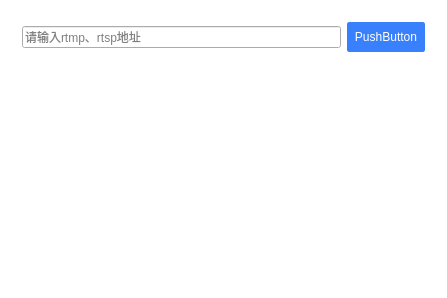
<?xml version="1.0" encoding="UTF-8"?>
<ui version="4.0">
 <class>DlgNetCamera</class>
 <widget class="QDialog" name="DlgNetCamera">
  <property name="geometry">
   <rect>
    <x>0</x>
    <y>0</y>
    <width>447</width>
    <height>298</height>
   </rect>
  </property>
  <property name="windowTitle">
   <string>网络摄像头</string>
  </property>
  <property name="styleSheet">
   <string notr="true">#DlgNetCamera {
	background: rgb(255,255,255);
}
QComboBox {
	background: transparent;
	border: 1px solid rgb(221,221,221);
	border-radius: 4px;
	min-height: 30px;
	padding-left: 8px;
	padding-right: 8px;
}
QComboBox:hover {
	border-color:rgb(57,129,252);
}
QComboBox::drop-down {
	padding-top: 5px;
	image: url(:/Resources/dropDown.png);
}
QComboBox QAbstractItemView{
	margin-top:1;
	outline:0;	
	border:1px solid rgb(225,225,225);
	background-color:rgb(255,255,255);
	selection-background-color:rgb(80,145,255);
}
QComboBox QAbstractItemView::item{
	min-height:30px;
	max-height:30px;
}
QComboBox QAbstractItemView::item:hover{
    background-color:rgb(240,240,240);
	color:rgb(45,45,45);
}
QComboBox QAbstractItemView::item:selected{
    background-color:rgb(240,240,240);
	color:rgb(45,45,45);
}
QSlider {
	min-height: 20px;
	max-height: 20px;
	padding-left: 8px;
	padding-right: 8px;
}
QSlider::add-page:horizontal {       
	background-color:rgb(223,223,223);  
}  
QSlider::sub-page:horizontal {  
	background-color: rgb(57,129,252);
}  
QSlider::groove:horizontal {  
	background:transparent;  
	height:2px;
}  
QSlider::handle:horizontal {
	height: 12px;
	width: 12px;
	margin-top: -5px;
	margin-bottom: -5px;
	border-radius: 6px;
	background: rgb(57,129,252);
}  
QPushButton {
	background:rgb(57,129,252);
	color: rgb(255,255,255);
	border: 1px solid rgb(57,129,252);
	border-radius: 2px;
	min-height: 28px;
	min-width: 76px;
}
QPushButton:hover, QPushButton:pressed {
	background: rgb(5,117,197);
}</string>
  </property>
  <layout class="QVBoxLayout" name="verticalLayout">
   <item>
    <widget class="QWidget" name="horizontalWidget" native="true">
     <property name="sizePolicy">
      <sizepolicy hsizetype="Preferred" vsizetype="Fixed">
       <horstretch>0</horstretch>
       <verstretch>0</verstretch>
      </sizepolicy>
     </property>
     <layout class="QHBoxLayout" name="horizontalLayout">
      <item>
       <widget class="QLineEdit" name="editUrl">
        <property name="placeholderText">
         <string>请输入rtmp、rtsp地址</string>
        </property>
       </widget>
      </item>
      <item>
       <widget class="QPushButton" name="btnOperate">
        <property name="text">
         <string>PushButton</string>
        </property>
       </widget>
      </item>
     </layout>
    </widget>
   </item>
   <item>
    <widget class="CustomVideoView" name="videoView" native="true"/>
   </item>
  </layout>
 </widget>
 <layoutdefault spacing="6" margin="11"/>
 <customwidgets>
  <customwidget>
   <class>CustomVideoView</class>
   <extends>QWidget</extends>
   <header location="global">CustomRenderWidget.h</header>
   <container>1</container>
  </customwidget>
 </customwidgets>
 <resources/>
 <connections/>
</ui>
